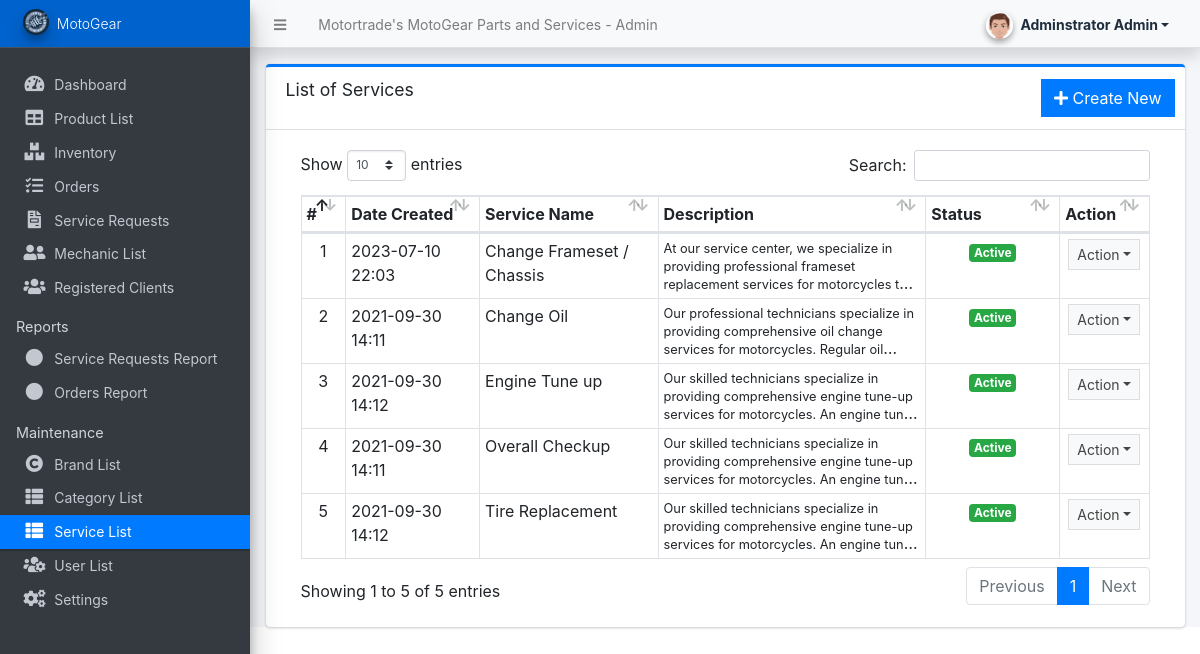
Screenshot of /admin/?page=maintenance/services (signed in) with the database file from the repository.
### tables this page shows
CREATE TABLE `service_list` (
  `id` int(30) NOT NULL,
  `service` text NOT NULL,
  `description` text NOT NULL,
  `status` tinyint(4) NOT NULL DEFAULT 1,
  `delete_flag` tinyint(1) NOT NULL DEFAULT 0,
  `date_created` datetime NOT NULL DEFAULT current_timestamp()
);

### admin/maintenance/services.php (the view, shortened to what this page needs)
<div class="card card-outline card-primary">
	<div class="card-header">
		<h3 class="card-title">List of Services</h3>
		<div class="card-tools">
			<a href="?page=maintenance/manage_service" class="btn btn-flat btn-primary"><span class="fas fa-plus"></span>  Create New</a>
		</div>
	</div>
	<div class="card-body">
		<div class="container-fluid">
        <div class="container-fluid">
			<table class="table table-bordered table-stripped">
				<colgroup>
					<col width="5%">
					<col width="15%">
					<col width="20%">
					<col width="30%">
					<col width="15%">
					<col width="10%">
				</colgroup>
				<thead>
					<tr>
						<th>#</th>
						<th>Date Created</th>
						<th>Service Name</th>
						<th>Description</th>
						<th>Status</th>
						<th>Action</th>
					</tr>
				</thead>
				<tbody>
					<?php
					$i = 1;
						$qry = $conn->query("SELECT * from `service_list` where delete_flag = 0 order by service asc ");
						while($row = $qry->fetch_assoc()):
                            $row['description'] = strip_tags(html_entity_decode(stripslashes($row['description'])));
					?>
						<tr>
							<td class="text-center"><?php echo $i++; ?></td>
							<td><?php echo date("Y-m-d H:i",strtotime($row['date_created'])) ?></td>
							<td><?php echo $row['service'] ?></td>
							<td>
                                <p class="truncate-3 m-0 lh-1"><small><?php echo $row['description'] ?></small></p>
                            </td>
							<td class="text-center">
                                <?php if($row['status'] == 1): ?>
                                    <span class="badge badge-success">Active</span>
                                <?php else: ?>
                                    <span class="badge badge-danger">Inactive</span>
                                <?php endif; ?>
                            </td>
							<td align="center">
								 <button type="button" class="btn btn-flat btn-default btn-sm dropdown-toggle dropdown-icon" data-toggle="dropdown">
				                  		Action
				                  </button>
							</td>
						</tr>
					<?php endwhile; ?>
				</tbody>
			</table>
		</div>
		</div>
	</div>
</div>

### rows the page displays
service_list: date_created "2023-07-10 22:03", service "Change Frameset / Chassis", description "At our service center, we specialize in providing professional frameset replacement services for motorcycles…", status "Active"
service_list: date_created "2021-09-30 14:11", service "Change Oil", description "Our professional technicians specialize in providing comprehensive oil change services for motorcycles. Regular…", status "Active"
service_list: date_created "2021-09-30 14:12", service "Engine Tune up", description "Our skilled technicians specialize in providing comprehensive engine tune-up services for motorcycles. An…", status "Active"
service_list: date_created "2021-09-30 14:11", service "Overall Checkup", description "Our skilled technicians specialize in providing comprehensive engine tune-up services for motorcycles. An…", status "Active"
service_list: date_created "2021-09-30 14:12", service "Tire Replacement", description "Our skilled technicians specialize in providing comprehensive engine tune-up services for motorcycles. An…", status "Active"

### other values shown
$_settings->info('name') "Motortrade's MotoGear Parts and Services"
$_settings->userdata('firstname').' '.$_settings->userdata('lastname') "Adminstrator Admin"
$_settings->info('short_name') "MotoGear"
